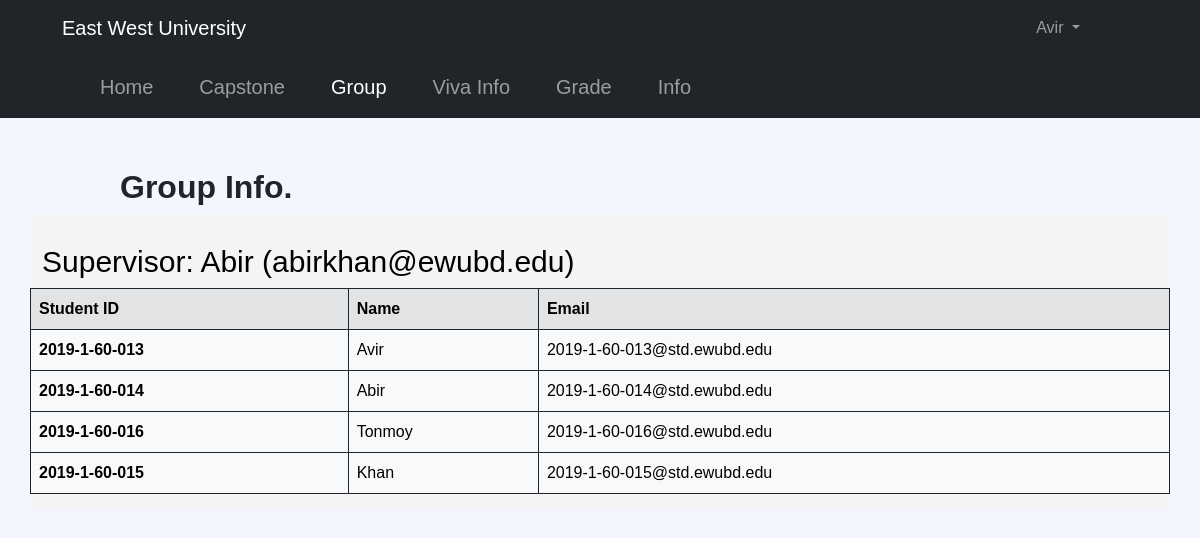
Page /www/studentView/group.php (signed in) on the committed database.
### tables this page shows
CREATE TABLE `faculty` (
  `faculty_id` varchar(15) NOT NULL,
  `f_firstname` varchar(255) NOT NULL,
  `f_lastname` varchar(255) NOT NULL,
  `phone_no` decimal(13,0) NOT NULL,
  `f_email` varchar(200) NOT NULL,
  `f_password` varchar(200) NOT NULL,
  `department_dept_name` varchar(20) NOT NULL,
  `is_verified` int(1) DEFAULT NULL
);

CREATE TABLE `group_req` (
  `group_id` varchar(30) NOT NULL,
  `std_1` varchar(15) NOT NULL,
  `std_2` varchar(15) NOT NULL,
  `std_3` varchar(15) NOT NULL,
  `std_4` varchar(15) NOT NULL,
  `dept_name` varchar(20) NOT NULL,
  `status` varchar(50) NOT NULL,
  `date_of_reg` date NOT NULL DEFAULT current_timestamp()
);

CREATE TABLE `student` (
  `student_id` varchar(15) NOT NULL,
  `s_firstname` varchar(255) NOT NULL,
  `s_lastname` varchar(255) NOT NULL,
  `phone_no` decimal(14,0) NOT NULL,
  `s_email` varchar(200) NOT NULL,
  `s_password` varchar(200) NOT NULL,
  `tot_credit` decimal(3,0) DEFAULT NULL CHECK (`tot_credit` >= 90),
  `is_verified` int(2) DEFAULT NULL
);

### www/server/config.php (called while the page is built, shortened)
<?php
$version = time();
?>

### www/studentView/sessionInfo.php (called while the page is built, shortened)
<?php
require '../server/config.php';
class SessionInfo
{
    public function __construct()
    {
        $this->s_fName = $_SESSION['s_firstName'];
    }
}
?>

### www/studentView/group.php (the view, shortened to what this page needs)
<?php
require '../server/config.php';
require 'sessionInfo.php';
$session = new SessionInfo();
$userFName = $session->s_fName;
$std_1 = $_SESSION['student_id'];
$searchGroup = "SELECT * FROM group_req WHERE std_1 = '$std_1' OR std_2 = '$std_1' OR std_3 = '$std_1' OR std_4 = '$std_1'";
$querySearchGroup = $conn->query($searchGroup);
if ($querySearchGroup->num_rows > 0) {
    while ($row = $querySearchGroup->fetch_assoc()) {
        $gourpId = $row["group_id"];
        $std01 = $row["std_1"];
        $std02 = $row["std_2"];
        $std03 = $row["std_3"];
        $std04 = $row["std_4"];
    }
    $forStd01 = "SELECT s_firstname, s_email FROM student WHERE student_id = '$std01'";
    $queryForStd01 = $conn->query($forStd01);
    $studentDetail01 = $queryForStd01->fetch_assoc();
    if ($studentDetail01) {
        $std01Name = $studentDetail01["s_firstname"];
        $std01Email = $studentDetail01["s_email"];
    } else {
        $std01Name = null;
        $std01Email = null;
    }
    $forStd02 = "SELECT s_firstname, s_email FROM student WHERE student_id = '$std02'";
    $queryForStd02 = $conn->query($forStd02);
    $studentDetail02 = $queryForStd02->fetch_assoc();
    if ($studentDetail02) {
        $std02Name = $studentDetail02["s_firstname"];
        $std02Email = $studentDetail02["s_email"];
    } else {
        $std02Name = null;
        $std02Email = null;
    }
    $forStd03 = "SELECT s_firstname, s_email FROM student WHERE student_id = '$std03'";
    $queryForStd03 = $conn->query($forStd03);
    $studentDetail03 = $queryForStd03->fetch_assoc();
    if ($studentDetail03) {
        $std03Name = $studentDetail03["s_firstname"];
        $std03Email = $studentDetail03["s_email"];
    } else {
        $std03Name = null;
        $std03Email = null;
    }
    $forStd04 = "SELECT s_firstname, s_email FROM student WHERE student_id = '$std04'";
    $queryForStd04 = $conn->query($forStd04);
    $studentDetail04 = $queryForStd04->fetch_assoc();
    if ($studentDetail04) {
        $std04Name = $studentDetail04["s_firstname"];
        $std04Email = $studentDetail04["s_email"];
    } else {
        $std04Name = null;
        $std04Email = null;
    }
    $assignSuper = "SELECT faculty.f_firstname, faculty.f_email  FROM `group` JOIN faculty WHERE faculty.faculty_id = `group`.`faculty_id` AND `group`.`group_id` = '$gourpId'";
    $querySuper = $conn->query($assignSuper);
    if ($querySuper->num_rows > 0) {
        $querySuperId = $querySuper->fetch_assoc();
        $super_name = $querySuperId["f_firstname"];
        $super_mail = $querySuperId["f_email"];
    } else {
        $super_name = null;
        $alart_mess = "Your supervisor isn't assigned yet";
    }
}
?>
<!doctype html>
<html lang="en">
<head>
    <link rel="stylesheet" href="../css/main.css?v=<?= $version ?>">
    <link href="https://cdn.jsdelivr.net/npm/bootstrap@5.2.3/dist/css/bootstrap.min.css" rel="stylesheet"
>
</head>
<body style="background-color: #f2f6ff;">
    <nav class="navbar navbar-expand-lg navbar-dark bg-dark">
        <div class="container-fluid" style="margin-left:50px">
            <a class="navbar-brand" href="#">East West University</a>
            <ul class="navbar-nav" style="margin-right:100px">
                <a href="" class="text-dark mx-3">
                    <i class="fas fa-envelope fa-2x"></i>
                </a>
                <li class="nav-item dropdown">
                    <a class="nav-link dropdown-toggle" href="#" id="navbarDarkDropdownMenuLink" role="button"
                        data-bs-toggle="dropdown" aria-expanded="false">
                        <?php echo $userFName ?>
                    </a>
                </li>
            </ul>
        </div>
    </nav>
    <div style="font-size:20px;">
        <nav class="navbar navbar-expand-lg navbar-dark bg-dark">
            <div class="container-fluid" style="margin-left:70px;">
                <div class="collapse navbar-collapse" id="navbarNav">
                    <ul class="navbar-nav">
                        <li class="nav-item" style="margin-left:10px">
                            <a class="nav-link" href="home.php">Home</a>
                        </li>
                        <li class="nav-item" style="margin-left:30px">
                            <a class="nav-link" href="capstone_reg.php">Capstone</a>
                        </li>
                        <li class="nav-item" style="margin-left:30px">
                            <a class="nav-link active" aria-current="page" href="#">Group</a>
                        </li>
                        <li class="nav-item" style="margin-left:30px">
                            <a class="nav-link" href="vivaInfo.php">Viva Info</a>
                        </li>
                        <li class="nav-item" style="margin-left:30px">
                            <a class="nav-link" href="grade_report.php">Grade</a>
                        </li>
                        <li class="nav-item" style="margin-left:30px">
                            <a class="nav-link" href="info.php">Info</a>
                        </li>
                    </ul>
                </div>
            </div>
        </nav>
    </div>
    <div style="margin-left: 10%; margin-top: 50px;">
        <h2> <b>Group Info.</b></h2>
    </div>
    <div class="container" style="background-color:#F5F4F4">
            <div class="row">
                <div style="margin-top:30px">
                    <?php echo "<h1 style='font-size: 30px; color:black'>Supervisor: $super_name ($super_mail)</h1>"; ?>
                </div>
                <table class="table table-light table table-hover table table-bordered border border-dark" style="width:100%">
                    <thead class="table-secondary border border-dark">
                        <tr>
                            <th scope="col">Student ID</th>
                            <th scope="col">Name</th>
                            <th scope="col">Email</th>
                        </tr>
                    </thead>
                    <tbody>
                        <?php
                        echo "
                            <tr>
                                <th scope='row'> " . $std01 . " </th>
                                <td> " . $std01Name . " </td>
                                <td> " . $std01Email . " </td>
                            </tr>
                            <tr>
                                <th scope='row'> " . $std02 . " </th>
                                <td> " . $std02Name . " </td>
                                <td> " . $std02Email . " </td>
                            </tr>
                            <tr>
                                <th scope='row'> " . $std03 . " </th>
                                <td> " . $std03Name . " </td>
                                <td> " . $std03Email . " </td>
                            </tr>
                            <tr>
                                <th scope='row'> " . $std04 . " </th>
                                <td> " . $std04Name . " </td>
                                <td> " . $std04Email . " </td>
                            </tr>
                        ";
                        ?>
                    </tbody>
                </table>
            </div>
        </div>
</body>
</html>

### www/css/main.css (style rules this page uses)
* { margin: 0; padding: 0; font-family: 'Source Sans Pro', sans-serif; box-sizing: border-box; }
.container { width: 100%; background-position: center; background-size: cover; position: relative; background-color: #f2f6ff;; }

### rows in the picture
faculty: f_firstname "Abir", f_email "abirkhan@ewubd.edu"
group_req: std_1 "2019-1-60-013", std_2 "2019-1-60-014", std_3 "2019-1-60-016", std_4 "2019-1-60-015"
student: s_firstname "Avir", s_email "2019-1-60-013@std.ewubd.edu"
student: s_firstname "Abir", s_email "2019-1-60-014@std.ewubd.edu"
student: s_firstname "Tonmoy", s_email "2019-1-60-016@std.ewubd.edu"
student: s_firstname "Khan", s_email "2019-1-60-015@std.ewubd.edu"

### other values in the picture
$userFName "Avir"
